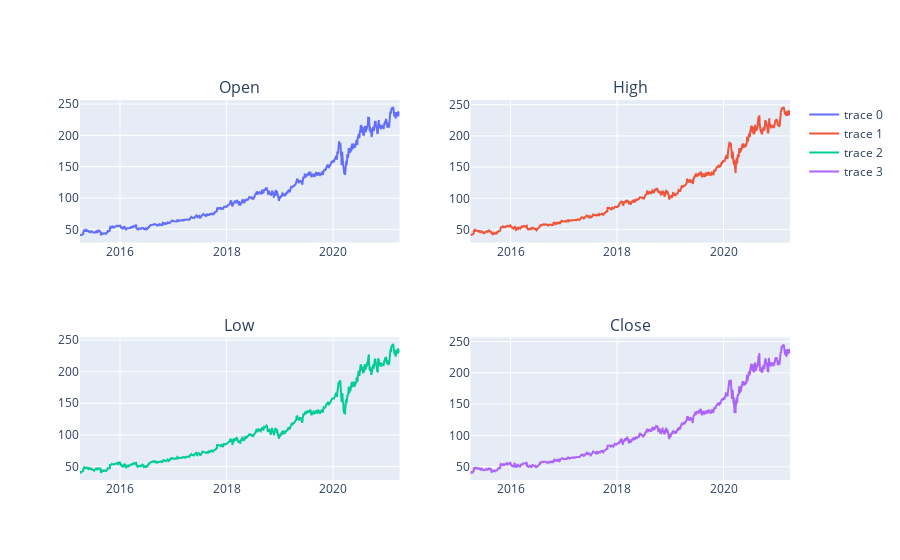

Notebook source saved alongside this figure:
### Code cell
fig = make_subplots(rows = 2, cols = 2, start_cell = 'top-left', subplot_titles = ['Open', 'High', 'Low', 'Close'])
fig.add_trace(go.Scatter(x = msft_df['Date'], y = msft_df['Open']), row = 1, col = 1)
fig.add_trace(go.Scatter(x = msft_df['Date'], y = msft_df['High']), row = 1, col = 2)
fig.add_trace(go.Scatter(x = msft_df['Date'], y = msft_df['Low']), row = 2, col = 1)
fig.add_trace(go.Scatter(x = msft_df['Date'], y = msft_df['Close']), row = 2, col = 2)
fig.show()

### Figure 1 — Plotly figure (JSON) as saved in the notebook; plotly's stock layout.template omitted (floating-point values rounded to 4 significant figures; data arrays with more than 128 entries replaced by an {"elided": "..."} marker saying what was removed)
{"data": [{"type": "scatter", "x": {"elided": "1511 str values"}, "xaxis": "x", "y": {"elided": "1511 float values"}, "yaxis": "y"}, {"type": "scatter", "x": {"elided": "1511 str values"}, "xaxis": "x2", "y": {"elided": "1511 float values"}, "yaxis": "y2"}, {"type": "scatter", "x": {"elided": "1511 str values"}, "xaxis": "x3", "y": {"elided": "1511 float values"}, "yaxis": "y3"}, {"type": "scatter", "x": {"elided": "1511 str values"}, "xaxis": "x4", "y": {"elided": "1511 float values"}, "yaxis": "y4"}], "layout": {"annotations": [{"font": {"size": 16}, "showarrow": false, "text": "Open", "x": 0.225, "xanchor": "center", "xref": "paper", "y": 1, "yanchor": "bottom", "yref": "paper"}, {"font": {"size": 16}, "showarrow": false, "text": "High", "x": 0.775, "xanchor": "center", "xref": "paper", "y": 1, "yanchor": "bottom", "yref": "paper"}, {"font": {"size": 16}, "showarrow": false, "text": "Low", "x": 0.225, "xanchor": "center", "xref": "paper", "y": 0.375, "yanchor": "bottom", "yref": "paper"}, {"font": {"size": 16}, "showarrow": false, "text": "Close", "x": 0.775, "xanchor": "center", "xref": "paper", "y": 0.375, "yanchor": "bottom", "yref": "paper"}], "xaxis": {"anchor": "y", "domain": [0, 0.45]}, "xaxis2": {"anchor": "y2", "domain": [0.55, 1]}, "xaxis3": {"anchor": "y3", "domain": [0, 0.45]}, "xaxis4": {"anchor": "y4", "domain": [0.55, 1]}, "yaxis": {"anchor": "x", "domain": [0.625, 1]}, "yaxis2": {"anchor": "x2", "domain": [0.625, 1]}, "yaxis3": {"anchor": "x3", "domain": [0, 0.375]}, "yaxis4": {"anchor": "x4", "domain": [0, 0.375]}}}
